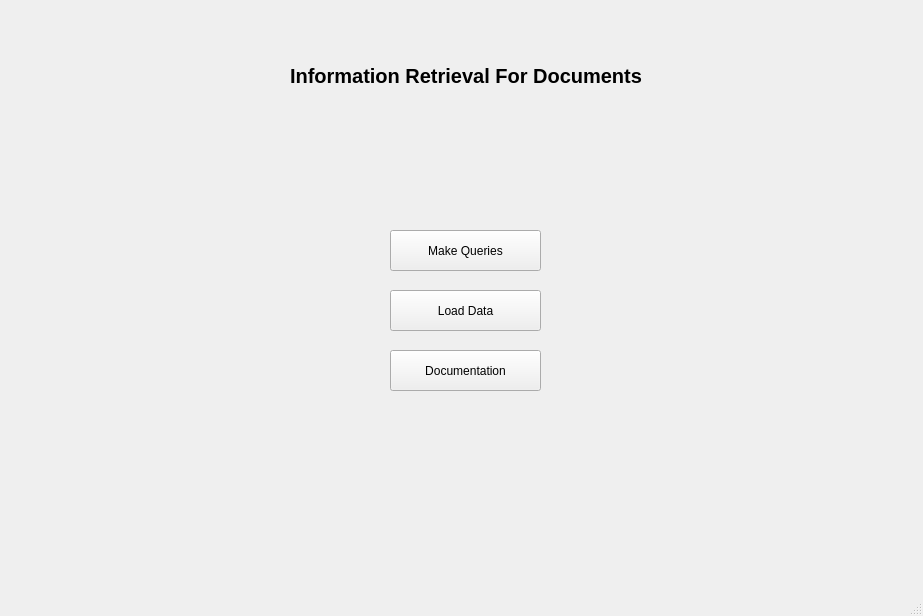
<?xml version="1.0" encoding="UTF-8"?>
<ui version="4.0">
 <class>MainWindow</class>
 <widget class="QMainWindow" name="MainWindow">
  <property name="geometry">
   <rect>
    <x>0</x>
    <y>0</y>
    <width>923</width>
    <height>616</height>
   </rect>
  </property>
  <property name="windowTitle">
   <string>MainWindow</string>
  </property>
  <widget class="QWidget" name="centralwidget">
   <widget class="QLabel" name="title">
    <property name="geometry">
     <rect>
      <x>290</x>
      <y>20</y>
      <width>391</width>
      <height>111</height>
     </rect>
    </property>
    <property name="sizePolicy">
     <sizepolicy hsizetype="Preferred" vsizetype="Preferred">
      <horstretch>0</horstretch>
      <verstretch>0</verstretch>
     </sizepolicy>
    </property>
    <property name="font">
     <font>
      <pointsize>15</pointsize>
      <weight>75</weight>
      <bold>true</bold>
     </font>
    </property>
    <property name="layoutDirection">
     <enum>Qt::LeftToRight</enum>
    </property>
    <property name="autoFillBackground">
     <bool>false</bool>
    </property>
    <property name="text">
     <string>Information Retrieval For Documents</string>
    </property>
    <property name="scaledContents">
     <bool>false</bool>
    </property>
   </widget>
   <widget class="QLabel" name="background">
    <property name="geometry">
     <rect>
      <x>0</x>
      <y>0</y>
      <width>921</width>
      <height>591</height>
     </rect>
    </property>
    <property name="text">
     <string/>
    </property>
    <property name="pixmap">
     <pixmap>images/background.jpg</pixmap>
    </property>
    <property name="scaledContents">
     <bool>true</bool>
    </property>
   </widget>
   <widget class="QPushButton" name="make_queries">
    <property name="geometry">
     <rect>
      <x>390</x>
      <y>230</y>
      <width>151</width>
      <height>41</height>
     </rect>
    </property>
    <property name="text">
     <string>Make Queries</string>
    </property>
   </widget>
   <widget class="QPushButton" name="load_data">
    <property name="geometry">
     <rect>
      <x>390</x>
      <y>290</y>
      <width>151</width>
      <height>41</height>
     </rect>
    </property>
    <property name="text">
     <string>Load Data</string>
    </property>
   </widget>
   <widget class="QPushButton" name="documentation">
    <property name="geometry">
     <rect>
      <x>390</x>
      <y>350</y>
      <width>151</width>
      <height>41</height>
     </rect>
    </property>
    <property name="text">
     <string>Documentation</string>
    </property>
   </widget>
   <zorder>background</zorder>
   <zorder>title</zorder>
   <zorder>make_queries</zorder>
   <zorder>load_data</zorder>
   <zorder>documentation</zorder>
  </widget>
  <widget class="QMenuBar" name="menubar">
   <property name="geometry">
    <rect>
     <x>0</x>
     <y>0</y>
     <width>923</width>
     <height>21</height>
    </rect>
   </property>
  </widget>
  <widget class="QStatusBar" name="statusbar"/>
 </widget>
 <resources/>
 <connections/>
</ui>
